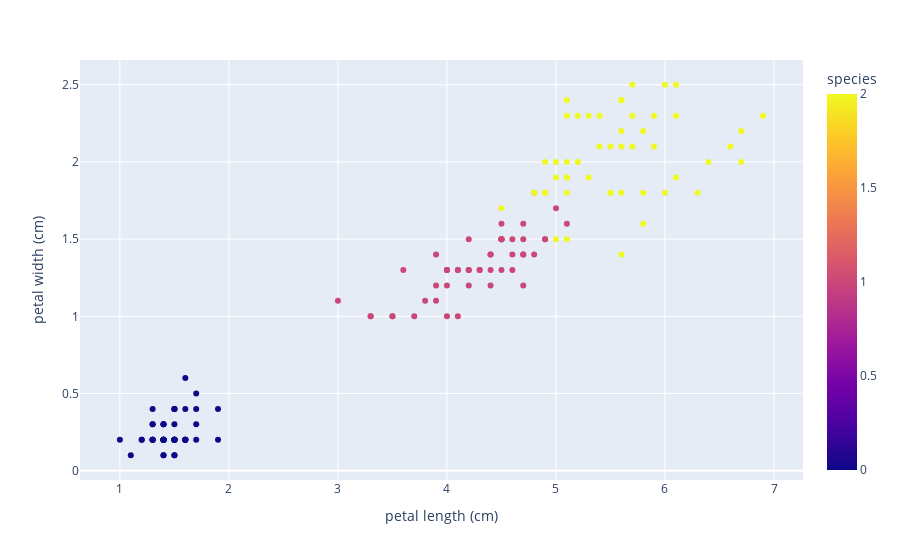

The code cell stored with this chart in its notebook:
### Code cell
px.scatter(df, x='petal length (cm)', y='petal width (cm)', color='species')

### Figure 1 — Plotly figure (JSON) as saved in the notebook; plotly's stock layout.template omitted (floating-point values rounded to 4 significant figures; data arrays with more than 128 entries replaced by an {"elided": "..."} marker saying what was removed)
{"data": [{"hovertemplate": "petal length (cm)=%{x}<br>petal width (cm)=%{y}<br>species=%{marker.color}<extra></extra>", "legendgroup": "", "marker": {"color": {"elided": "150 int values"}, "coloraxis": "coloraxis", "symbol": "circle"}, "mode": "markers", "name": "", "orientation": "v", "showlegend": false, "type": "scatter", "x": {"elided": "150 float values"}, "xaxis": "x", "y": {"elided": "150 float values"}, "yaxis": "y"}], "layout": {"autosize": true, "coloraxis": {"colorbar": {"title": {"text": "species"}}, "colorscale": [[0, "#0d0887"], [0.1111, "#46039f"], [0.2222, "#7201a8"], [0.3333, "#9c179e"], [0.4444, "#bd3786"], [0.5556, "#d8576b"], [0.6667, "#ed7953"], [0.7778, "#fb9f3a"], [0.8889, "#fdca26"], [1, "#f0f921"]]}, "legend": {"tracegroupgap": 0}, "margin": {"t": 60}, "xaxis": {"anchor": "y", "autorange": true, "domain": [0, 1], "range": [0.6387, 7.261], "title": {"text": "petal length (cm)"}, "type": "linear"}, "yaxis": {"anchor": "x", "autorange": true, "domain": [0, 1], "range": [-0.07017, 2.67], "title": {"text": "petal width (cm)"}, "type": "linear"}}}
